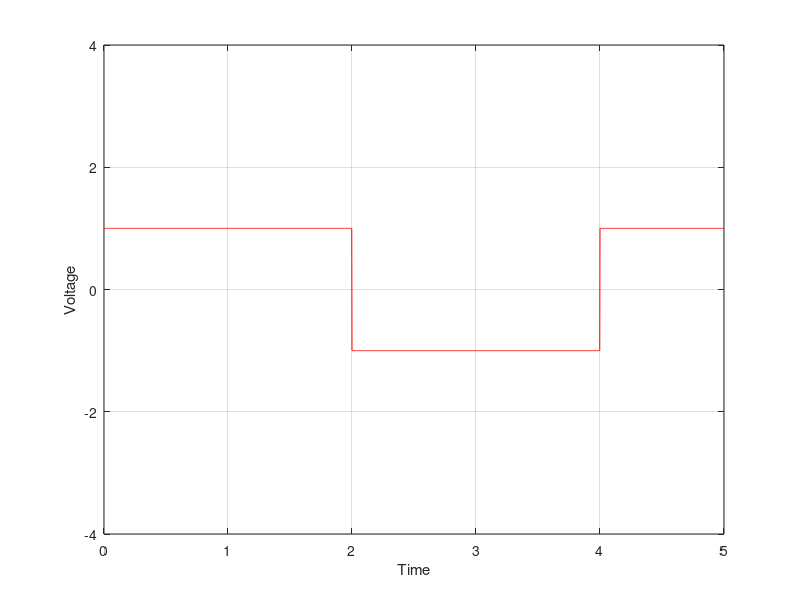

Source code (MATLAB):
clc;
close all;
clear;

bitstream = [1 1 0 0 1];
L = length(bitstream);

n = 500;
dt = 1/n;
x = 0:dt:L;

y = ones(1, length(x));

for i=0 : L-1
    if(bitstream(i+1)==0)
      y((i*n+1):(i+1)*n)=-1; 
    end    
end

plot(x, y, 'r');
axis([0 x(end) -4 4]);
grid on;

xlabel('Time');
ylabel('Voltage');

size=length(y);
len=floor(size/L);
decode=zeros(1,L);

for i=0:L-1
  if(y(i*len+1)==1)
    decode(i+1)=1;
  end
end
disp(decode);


